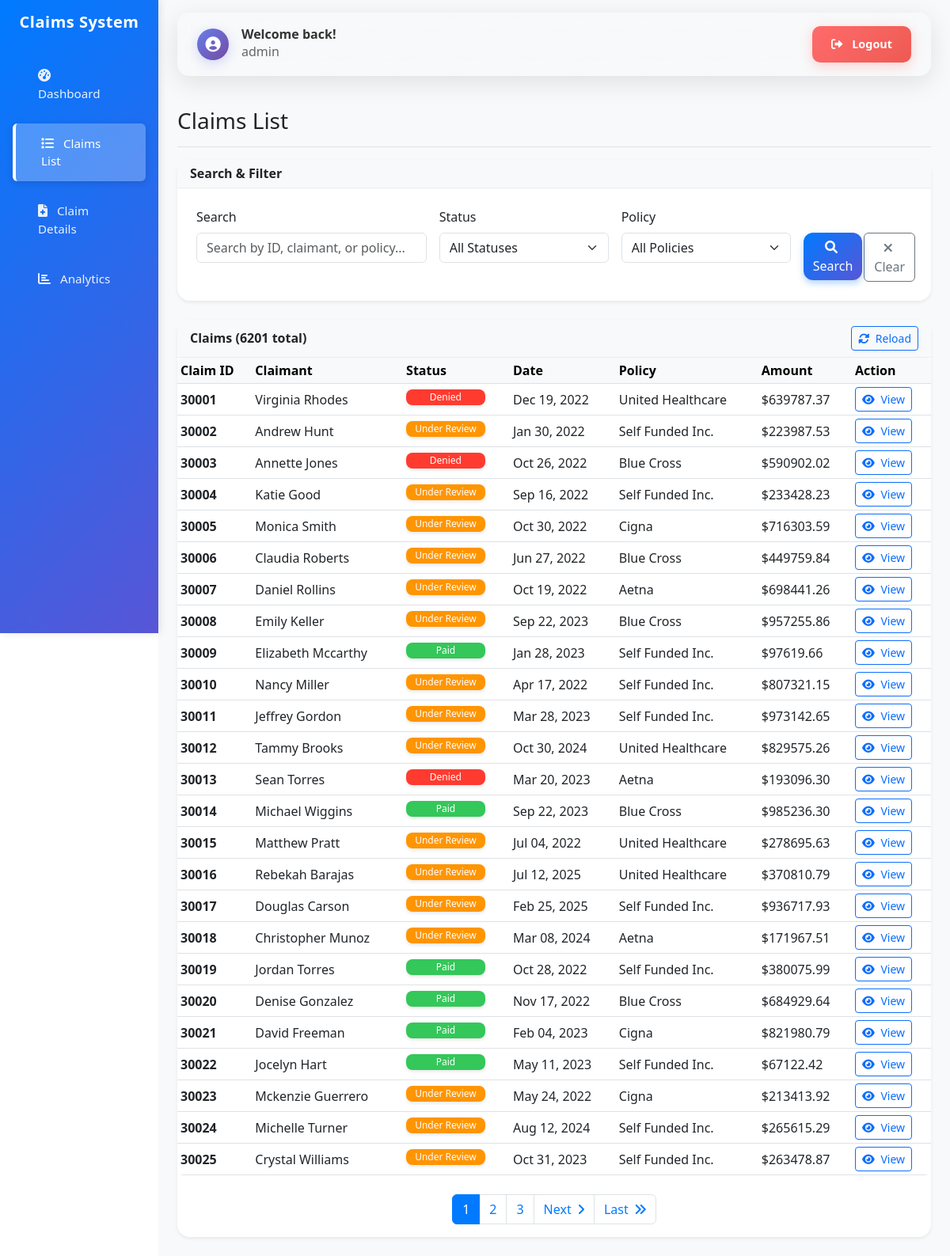
Page /dashboard/claims/ (signed in) on the committed database.
### claims/models.py (models this page shows, shortened)
class ClaimList(models.Model):
    id = models.BigIntegerField(primary_key=True)
    patient_name = models.CharField(max_length=255, blank=True, null=True)
    billed_amount = models.DecimalField(max_digits=15, decimal_places=2, blank=True, null=True)
    paid_amount = models.DecimalField(max_digits=15, decimal_places=2, blank=True, null=True)
    status = models.CharField(max_length=100, blank=True, null=True)
    insurer_name = models.CharField(max_length=255, blank=True, null=True)
    discharge_date = models.DateField(blank=True, null=True)
    class Meta:
        db_table = 'claim_list'
        verbose_name = 'Claim List'
        verbose_name_plural = 'Claim Lists'

### claims/views.py (the view)
# urls.py: path('claims/', views.claim_list, name='claim_list'),
@login_required
def claim_list(request):
    claims = ClaimList.objects.all()
    search_query = request.GET.get('search', '')
    if search_query:
        claims = claims.filter(
            Q(id__icontains=search_query) |
            Q(patient_name__icontains=search_query) |
            Q(insurer_name__icontains=search_query)
        )
    status_filter = request.GET.get('status', '')
    if status_filter:
        claims = claims.filter(status=status_filter)
    policy_filter = request.GET.get('policy', '')
    if policy_filter:
        claims = claims.filter(insurer_name=policy_filter)
    statuses = ClaimList.objects.values_list('status', flat=True).distinct()
    policies = ClaimList.objects.exclude(
        insurer_name__icontains='test'
    ).values_list('insurer_name', flat=True).distinct()
    claims = claims.order_by('id')  # Order by ID for consistent pagination
    paginator = Paginator(claims, 25)
    page_number = request.GET.get('page')
    page_obj = paginator.get_page(page_number)
    context = {
        'page_obj': page_obj,
        'search_query': search_query,
        'status_filter': status_filter,
        'policy_filter': policy_filter,
        'statuses': statuses,
        'policies': policies,
    }
    return render(request, 'claims/claim_list.html', context)

### templates/claims/claim_list.html (shortened to what this page needs)
{% extends 'base.html' %}
{% block content %}
<div class="d-flex justify-content-between flex-wrap flex-md-nowrap align-items-center pt-3 pb-2 mb-3 border-bottom">
    <h1 class="h2 fs-3 fs-md-2">Claims List</h1>
</div>
<div class="card shadow-sm mb-4"     x-data="{
    searchQuery: '{{ search_query }}',
    selectedStatus: '{{ status_filter }}',
    selectedPolicy: '{{ policy_filter }}'
}">
    <div class="card-header bg-light">
        <h6 class="m-0 fw-bold fs-6">Search & Filter</h6>
    </div>
    <div class="card-body p-3 p-md-4">
        <form method="get" class="row g-3">
            <div class="col-12 col-sm-6 col-lg-4">
                <label for="search" class="form-label">Search</label>
                <input type="text" class="form-control" id="search" name="search"
                       value="{{ search_query }}" placeholder="Search by ID, claimant, or policy...">
            </div>
            <div class="col-12 col-sm-6 col-lg-3">
                <label for="status" class="form-label">Status</label>
                <select class="form-select" id="status" name="status" x-model="selectedStatus">
                    <option value="">All Statuses</option>
                </select>
            </div>
            <div class="col-12 col-sm-6 col-lg-3">
                <label for="policy" class="form-label">Policy</label>
                <select class="form-select" id="policy" name="policy" x-model="selectedPolicy">
                    <option value="">All Policies</option>
                </select>
            </div>
            <div class="col-12 col-sm-6 col-lg-1">
                <label class="form-label">&nbsp;</label>
                <div class="d-grid">
                    <button type="submit" class="btn btn-primary">
                        <i class="fas fa-search me-1"></i>
                        <span class="d-none d-sm-inline">Search</span>
                    </button>
                </div>
            </div>
            <div class="col-12 col-sm-6 col-lg-1">
                <label class="form-label">&nbsp;</label>
                <div class="d-grid">
                    <a href="{% url 'claims:claim_list' %}" class="btn btn-outline-secondary">
                        <i class="fas fa-times me-1"></i>
                        <span class="d-none d-sm-inline">Clear</span>
                    </a>
                </div>
            </div>
        </form>
    </div>
</div>
<div class="card shadow-sm">
    <div class="card-header bg-light d-flex justify-content-between align-items-center">
        <h6 class="m-0 fw-bold fs-6">Claims ({{ page_obj.paginator.count }} total)</h6>
        <div class="btn-group" role="group">
            <button type="button" class="btn btn-outline-primary btn-sm" onclick="reloadClaimsList()">
                <i class="fas fa-sync-alt me-1"></i>
                <span class="d-none d-sm-inline">Reload</span>
            </button>
        </div>
    </div>
    <div class="card-body p-0">
        <div class="table-responsive">
            <table class="table table-hover table-sm mb-0">
                <thead class="table-light">
                    <tr>
                        <th class="text-nowrap">Claim ID</th>
                        <th class="text-nowrap">Claimant</th>
                        <th class="text-nowrap">Status</th>
                        <th class="text-nowrap">Date</th>
                        <th class="text-nowrap">Policy</th>
                        <th class="text-nowrap">Amount</th>
                        <th class="text-nowrap">Action</th>
                    </tr>
                </thead>
                <tbody>
                    {% for claim in page_obj %}
                    <tr>
                        <td class="text-nowrap"><strong>{{ claim.id }}</strong></td>
                        <td class="text-break">{{ claim.patient_name|default:"-" }}</td>
                        <td class="text-nowrap">
                            <span class="badge bg-{% if claim.status == 'Paid' %}success{% elif claim.status == 'Under Review' %}warning{% elif claim.status == 'Denied' %}danger{% else %}info{% endif %} fs-6">
                                {{ claim.status|default:"Unknown" }}
                            </span>
                        </td>
                        <td class="text-nowrap">{{ claim.discharge_date|date:"M d, Y"|default:"-" }}</td>
                        <td class="text-break">{{ claim.insurer_name|default:"-" }}</td>
                        <td class="text-nowrap">${{ claim.billed_amount|floatformat:2|default:"0.00" }}</td>
                        <td class="text-nowrap">
                            <a href="{% url 'claims:claim_detail' claim.id %}" class="btn btn-sm btn-outline-primary">
                                <i class="fas fa-eye me-1"></i>
                                <span class="d-none d-sm-inline">View</span>
                            </a>
                        </td>
                    </tr>
                    {% empty %}
                    <tr>
                        <td colspan="7" class="text-center">No claims found matching your criteria.</td>
                    </tr>
                    {% endfor %}
                </tbody>
            </table>
        </div>
        {% if page_obj.has_other_pages %}
        <nav aria-label="Claims pagination" class="mt-4">
            <ul class="pagination justify-content-center flex-wrap">
                {% for num in page_obj.paginator.page_range %}
                    {% if page_obj.number == num %}
                    <li class="page-item active">
                        <span class="page-link">{{ num }}</span>
                    </li>
                    {% elif num > page_obj.number|add:'-3' and num < page_obj.number|add:'3' %}
                    <li class="page-item">
                        <a class="page-link" href="?page={{ num }}">{{ num }}</a>
                    </li>
                    {% endif %}
                {% endfor %}
                {% if page_obj.has_next %}
                <li class="page-item">
                    <a class="page-link" href="?page={{ page_obj.next_page_number }}">
                        <span class="d-none d-sm-inline me-1">Next</span>
                        <i class="fas fa-angle-right"></i>
                    </a>
                </li>
                <li class="page-item">
                    <a class="page-link" href="?page={{ page_obj.paginator.num_pages }}">
                        <span class="d-none d-sm-inline me-1">Last</span>
                        <i class="fas fa-angle-double-right"></i>
                    </a>
                </li>
                {% endif %}
            </ul>
        </nav>
        {% endif %}
    </div>
</div>
{% endblock %}

### templates/base.html (shortened to what this page needs)
<!DOCTYPE html>
<html lang="en">
<head>
    <link href="https://cdn.jsdelivr.net/npm/bootstrap@5.3.0/dist/css/bootstrap.min.css" rel="stylesheet">
    <link href="https://cdnjs.cloudflare.com/ajax/libs/font-awesome/6.0.0/css/all.min.css" rel="stylesheet">
</head>
<body>
    <div class="container-fluid p-0">
        <div class="row g-0 m-0">
            <nav class="col-12 col-md-3 col-lg-2 d-md-block sidebar collapse offcanvas-md offcanvas-start" id="sidebarOffcanvas" tabindex="-1" aria-labelledby="sidebarOffcanvasLabel">
                <div class="offcanvas-body p-0">
                    <div class="position-sticky pt-3">
                        <div class="text-center mb-4 px-3">
                            <h4 class="text-white fs-5 fs-md-4">Claims System</h4>
                        </div>
                        <ul class="nav flex-column px-3">
                            <li class="nav-item">
                                <a class="nav-link {% if request.resolver_match.url_name == 'dashboard' %}active{% endif %}" href="{% url 'claims:dashboard' %}">
                                    <i class="fas fa-tachometer-alt me-2"></i>
                                    <span class="d-none d-sm-inline">Dashboard</span>
                                </a>
                            </li>
                            <li class="nav-item">
                                <a class="nav-link {% if request.resolver_match.url_name == 'claim_list' %}active{% endif %}" href="{% url 'claims:claim_list' %}">
                                    <i class="fas fa-list me-2"></i>
                                    <span class="d-none d-sm-inline">Claims List</span>
                                </a>
                            </li>
                            <li class="nav-item">
                                <a class="nav-link {% if request.resolver_match.url_name == 'claim_details_list' %}active{% endif %}" href="{% url 'claims:claim_details_list' %}">
                                    <i class="fas fa-file-medical me-2"></i>
                                    <span class="d-none d-sm-inline">Claim Details</span>
                                </a>
                            </li>
                            <li class="nav-item">
                                <a class="nav-link {% if request.resolver_match.url_name == 'analytics' %}active{% endif %}" href="{% url 'claims:analytics' %}">
                                    <i class="fas fa-chart-bar me-2"></i>
                                    <span class="d-none d-sm-inline">Analytics</span>
                                </a>
                            </li>
                        </ul>
                    </div>
                </div>
            </nav>
            <main class="col-12 col-md-9 ms-sm-auto col-lg-10 px-3 px-md-4 main-content">
                <div class="pt-3 pb-2 mb-3">
                    {% if user.is_authenticated %}
                    <div class="user-header mb-4">
                        <div class="d-flex flex-column flex-sm-row justify-content-between align-items-start align-items-sm-center gap-3">
                            <div class="welcome-section">
                                <div class="welcome-icon">
                                    <i class="fas fa-user-circle"></i>
                                </div>
                                <div class="welcome-text">
                                    <h6 class="welcome-title mb-0">Welcome back!</h6>
                                    <small class="welcome-subtitle">{{ user.username }}</small>
                                </div>
                            </div>
                            <div class="logout-section">
                                <a href="{% url 'logout' %}" class="btn btn-logout">
                                    <i class="fas fa-sign-out-alt me-2"></i>
                                    <span class="d-none d-sm-inline">Logout</span>
                                </a>
                            </div>
                        </div>
                    </div>
                    {% endif %}
                    {% block content %}{% endblock %}
                </div>
            </main>
        </div>
    </div>
</body>
</html>

### rows in the picture
ClaimList: id "30001", patient_name "Virginia Rhodes", status "Denied", discharge_date "Dec 19, 2022", insurer_name "United Healthcare", billed_amount "639787.37"
ClaimList: id "30002", patient_name "Andrew Hunt", status "Under Review", discharge_date "Jan 30, 2022", insurer_name "Self Funded Inc.", billed_amount "223987.53"
ClaimList: id "30003", patient_name "Annette Jones", status "Denied", discharge_date "Oct 26, 2022", insurer_name "Blue Cross", billed_amount "590902.02"
ClaimList: id "30004", patient_name "Katie Good", status "Under Review", discharge_date "Sep 16, 2022", insurer_name "Self Funded Inc.", billed_amount "233428.23"
ClaimList: id "30005", patient_name "Monica Smith", status "Under Review", discharge_date "Oct 30, 2022", insurer_name "Cigna", billed_amount "716303.59"
ClaimList: id "30006", patient_name "Claudia Roberts", status "Under Review", discharge_date "Jun 27, 2022", insurer_name "Blue Cross", billed_amount "449759.84"
ClaimList: id "30007", patient_name "Daniel Rollins", status "Under Review", discharge_date "Oct 19, 2022", insurer_name "Aetna", billed_amount "698441.26"
ClaimList: id "30008", patient_name "Emily Keller", status "Under Review", discharge_date "Sep 22, 2023", insurer_name "Blue Cross", billed_amount "957255.86"
ClaimList: id "30009", patient_name "Elizabeth Mccarthy", status "Paid", discharge_date "Jan 28, 2023", insurer_name "Self Funded Inc.", billed_amount "97619.66"
ClaimList: id "30010", patient_name "Nancy Miller", status "Under Review", discharge_date "Apr 17, 2022", insurer_name "Self Funded Inc.", billed_amount "807321.15"
ClaimList: id "30011", patient_name "Jeffrey Gordon", status "Under Review", discharge_date "Mar 28, 2023", insurer_name "Self Funded Inc.", billed_amount "973142.65"
ClaimList: id "30012", patient_name "Tammy Brooks", status "Under Review", discharge_date "Oct 30, 2024", insurer_name "United Healthcare", billed_amount "829575.26"
ClaimList: id "30013", patient_name "Sean Torres", status "Denied", discharge_date "Mar 20, 2023", insurer_name "Aetna", billed_amount "193096.30"
ClaimList: id "30014", patient_name "Michael Wiggins", status "Paid", discharge_date "Sep 22, 2023", insurer_name "Blue Cross", billed_amount "985236.30"
ClaimList: id "30015", patient_name "Matthew Pratt", status "Under Review", discharge_date "Jul 04, 2022", insurer_name "United Healthcare", billed_amount "278695.63"
ClaimList: id "30016", patient_name "Rebekah Barajas", status "Under Review", discharge_date "Jul 12, 2025", insurer_name "United Healthcare", billed_amount "370810.79"
ClaimList: id "30017", patient_name "Douglas Carson", status "Under Review", discharge_date "Feb 25, 2025", insurer_name "Self Funded Inc.", billed_amount "936717.93"
ClaimList: id "30018", patient_name "Christopher Munoz", status "Under Review", discharge_date "Mar 08, 2024", insurer_name "Aetna", billed_amount "171967.51"
ClaimList: id "30019", patient_name "Jordan Torres", status "Paid", discharge_date "Oct 28, 2022", insurer_name "Self Funded Inc.", billed_amount "380075.99"
ClaimList: id "30020", patient_name "Denise Gonzalez", status "Paid", discharge_date "Nov 17, 2022", insurer_name "Blue Cross", billed_amount "684929.64"
ClaimList: id "30021", patient_name "David Freeman", status "Paid", discharge_date "Feb 04, 2023", insurer_name "Cigna", billed_amount "821980.79"
ClaimList: id "30022", patient_name "Jocelyn Hart", status "Paid", discharge_date "May 11, 2023", insurer_name "Self Funded Inc.", billed_amount "67122.42"
ClaimList: id "30023", patient_name "Mckenzie Guerrero", status "Under Review", discharge_date "May 24, 2022", insurer_name "Cigna", billed_amount "213413.92"
ClaimList: id "30024", patient_name "Michelle Turner", status "Under Review", discharge_date "Aug 12, 2024", insurer_name "Self Funded Inc.", billed_amount "265615.29"
ClaimList: id "30025", patient_name "Crystal Williams", status "Under Review", discharge_date "Oct 31, 2023", insurer_name "Self Funded Inc.", billed_amount "263478.87"

### other values in the picture
{{ user.username }} "admin"
{{ page_obj.paginator.count }} "6201"
{{ num }} "1"
{{ num }} "2" "3"
